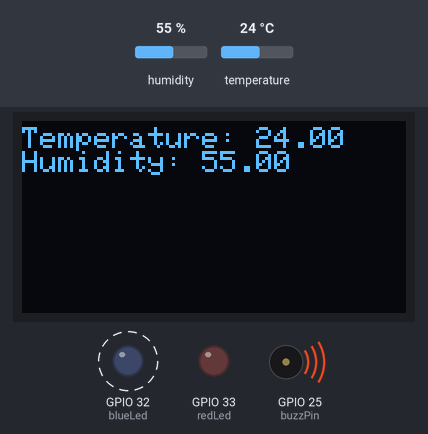
Bench run of a sketch on a simulated ESP32. Parts: 128×64 one-colour display, output pins drawn as LEDs (lit = HIGH), buzzer (waves = sounding). Dashed ring = blinking. The inputs (shaded band) are chosen by the test bench; at power-on: humidity 55 %, temperature 24 °C. What the sketch prints to the serial monitor is not drawn.

Above: at 4.8 s.
4.9 s: humidity set to 22 %
At 8.0 s:
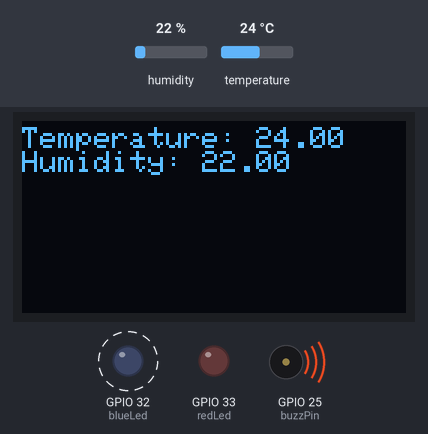
11.7 s: temperature set to 12 °C
At 15.1 s:
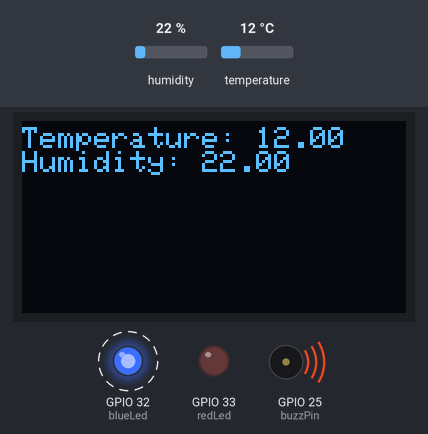
15.8 s: humidity set to 40 %
At 17.4 s:
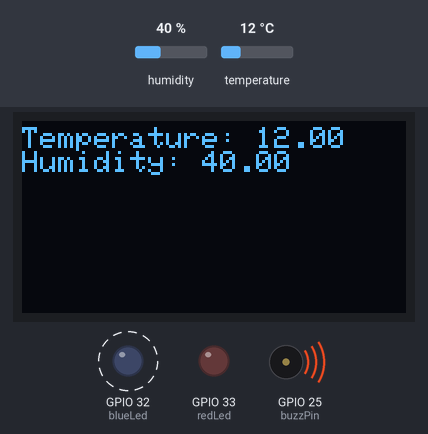
19.9 s: temperature set to 19 °C
Timing chart, 0 to 25.4 s (numbered marks = the images above; inputs shaded):
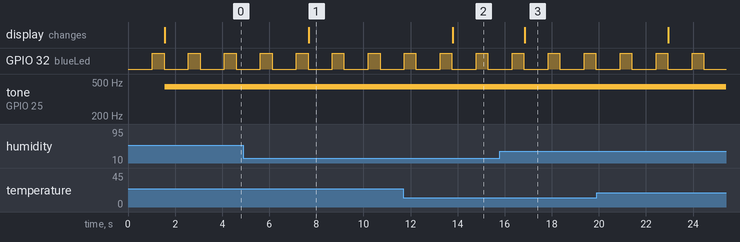

The sketch:

sketch.ino
```cpp
#include <Adafruit_GFX.h>
#include <Adafruit_SSD1306.h>
#include <DHT.h>

#define SCREEN_WIDTH 128
#define SCREEN_HEIGHT 64

Adafruit_SSD1306 oled(SCREEN_WIDTH, SCREEN_HEIGHT, &Wire, -1);

DHT dht(23, DHT22);

int redLed = 33;
int blueLed = 32;
int buzzPin = 25;

void setup() {
  // put your setup code here, to run once:
  Serial.begin(115200);

  if (!oled.begin(SSD1306_SWITCHCAPVCC, 0x3C)) {
    Serial.println(F("Failed to start SSD1306 OLED"));
    while (1);
  }

  dht.begin();

  pinMode(redLed, OUTPUT);
  pinMode(blueLed, OUTPUT);
  ledcAttachPin(buzzPin, 0);

  oled.setTextSize(1);
  oled.setTextColor(WHITE);
}

void loop() {
  // put your main code here, to run repeatedly:
  delay(1000); // this speeds up the simulation

  float t = dht.readTemperature();
  float h = dht.readHumidity();

  if (t >= 50) {
    digitalWrite(redLed, HIGH);
    delay(500);
    digitalWrite(redLed, LOW);
    digitalWrite(blueLed, LOW);

    oled.clearDisplay();
    oled.setCursor(0, 2);

    oled.print("Temperature: ");
    oled.println(t);
    oled.print("Humidity: ");
    oled.println(h);
    oled.display();

    ledcWriteNote(0, NOTE_F, 4);
    Serial.println("hot");
  } else if (t < 50) {
    digitalWrite(blueLed, HIGH);
    delay(500);
    digitalWrite(redLed, LOW);
    digitalWrite(blueLed, LOW);

    oled.clearDisplay();
    oled.setCursor(0, 2);

    oled.print("Temperature: ");
    oled.println(t);
    oled.print("Humidity: ");
    oled.println(h);
    oled.display();

    ledcWriteNote(0, NOTE_A, 4);
    Serial.println("cold");
  }
}
```

Measured:
- after the input at 4.9 s, the display: changes after 2.8 s (image 1)
- after the input at 11.7 s, the display: changes after 2.1 s (image 2)
- after the input at 15.8 s, the display: changes after 1.0 s (image 3)
- by itself, GPIO 32 (blueLed): alternates HIGH for 0.50 s and LOW for 1.0 s
